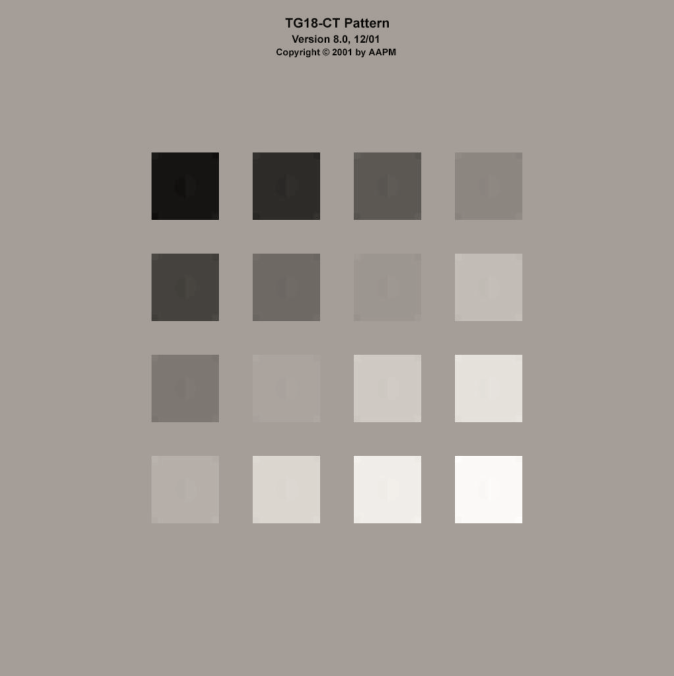
#> input picture backend/preprocessing/templates/tg18-ct.png, 1348 x 1352 px (shown at 1/2 size)
$ python -i ct_grid.py   (imports and definitions only)
#> lines starting #> are read from the running program, lines starting #| are printed output that depends on the picture
"""
TG18-CT: grid detection (4x4 patch grid ด้วย anchor patches) + flat-field correction + mode features
ดัดแปลงจาก Colab จริง (tg18_ct_preprocessing_edgeonly.py + สคริปต์ deploy โมเดล Q1.1)
ใช้เฉพาะกับเกณฑ์ CT-LUM (การประเมินความส่องสว่างด้วย Luminance Patches)

ลำดับ: screen_warp.preprocess_screen (warp 2048x2048) → flat-field correction →
       refined_boxes (หา grid 4x4) → extract p01_mode..p16_mode + dmode01..15
"""
import cv2
import numpy as np

from .draw_utils import draw_number_badge

IMG_SIZE = 2048
GRID_START = 0.227
GRID_PITCH = 0.150
PATCH_FRAC = 0.098
TARGET_FRAC = 0.34
SURR_IN_FRAC = 0.55
EDGE_MARGIN = 0.2

# ต้องเท่ากับตอนสร้าง training data ของโมเดล Q1.1 (ดูใน deploy_models/Q1.json)
GAUSSIAN_SIGMA = 30
DOWNSAMPLE = 8


def _patch_boxes():
    out = []
    p = PATCH_FRAC * IMG_SIZE
    for r in range(4):
        for c in range(4):
            x0 = (GRID_START + c * GRID_PITCH) * IMG_SIZE
            y0 = (GRID_START + r * GRID_PITCH) * IMG_SIZE
            m = EDGE_MARGIN * p
            pb = (x0 + m, y0 + m, x0 + p - m, y0 + p - m)
            cx, cy = x0 + p / 2, y0 + p / 2
            t = TARGET_FRAC * p / 2
            tb = (cx - t, cy - t, cx + t, cy + t)
            s = SURR_IN_FRAC * p / 2
            sb = (cx - s, cy - s, cx + s, cy + s)
            out.append((tuple(map(int, pb)), tuple(map(int, tb)), tuple(map(int, sb))))
#> further down, picture is the input picture: shape (1352, 1348, 3); mean B, G, R 150.4, 156.2, 162.8
    return out


_DEFAULT_BOXES = _patch_boxes()


def _find_dark_patch(img, grid_idx):
    """grid_idx 0-based: 0=แพตช์1, 1=แพตช์2, 4=แพตช์5 (สมอ 3 จุดของแถวบนสุด/คอลัมน์ซ้ายสุด)"""
#> called with grid_idx = 0
    p = PATCH_FRAC * IMG_SIZE
    r, c = grid_idx // 4, grid_idx % 4
    ex0 = int((GRID_START + c * GRID_PITCH) * IMG_SIZE)
    ey0 = int((GRID_START + r * GRID_PITCH) * IMG_SIZE)
    ew = int(p)
    pad = int(ew * 1.3)
    sx0, sy0 = max(ex0 - pad, 0), max(ey0 - pad, 0)
    sx1 = min(ex0 + ew + pad, img.shape[1])
#> sx1 = 924
    sy1 = min(ey0 + ew + pad, img.shape[0])
#> sy1 = 924
    win = img[sy0:sy1, sx0:sx1]
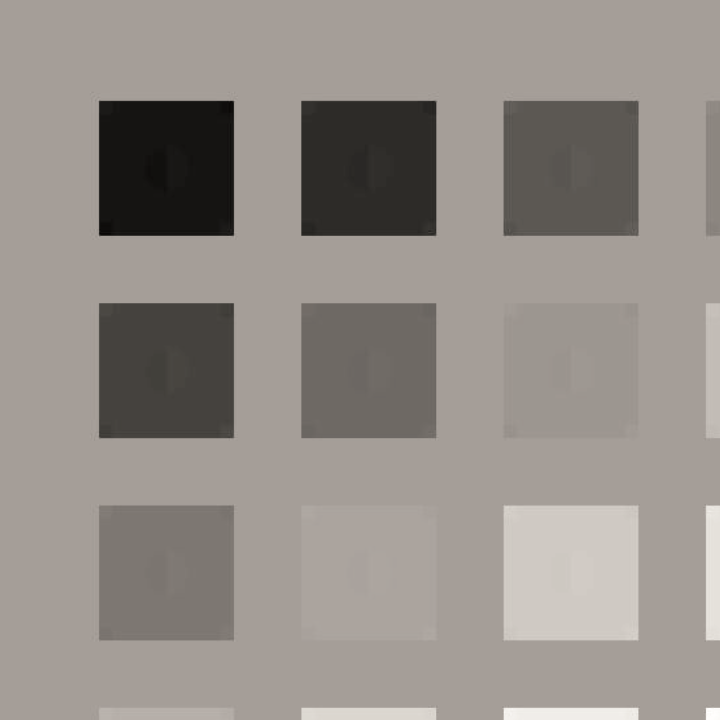
#> win: shape (720, 720, 3); mean B, G, R 136.9, 142.5, 148.6

    blur = cv2.GaussianBlur(win, (5, 5), 0)
#> (the run stopped early here; a loop or call above may not have finished)
